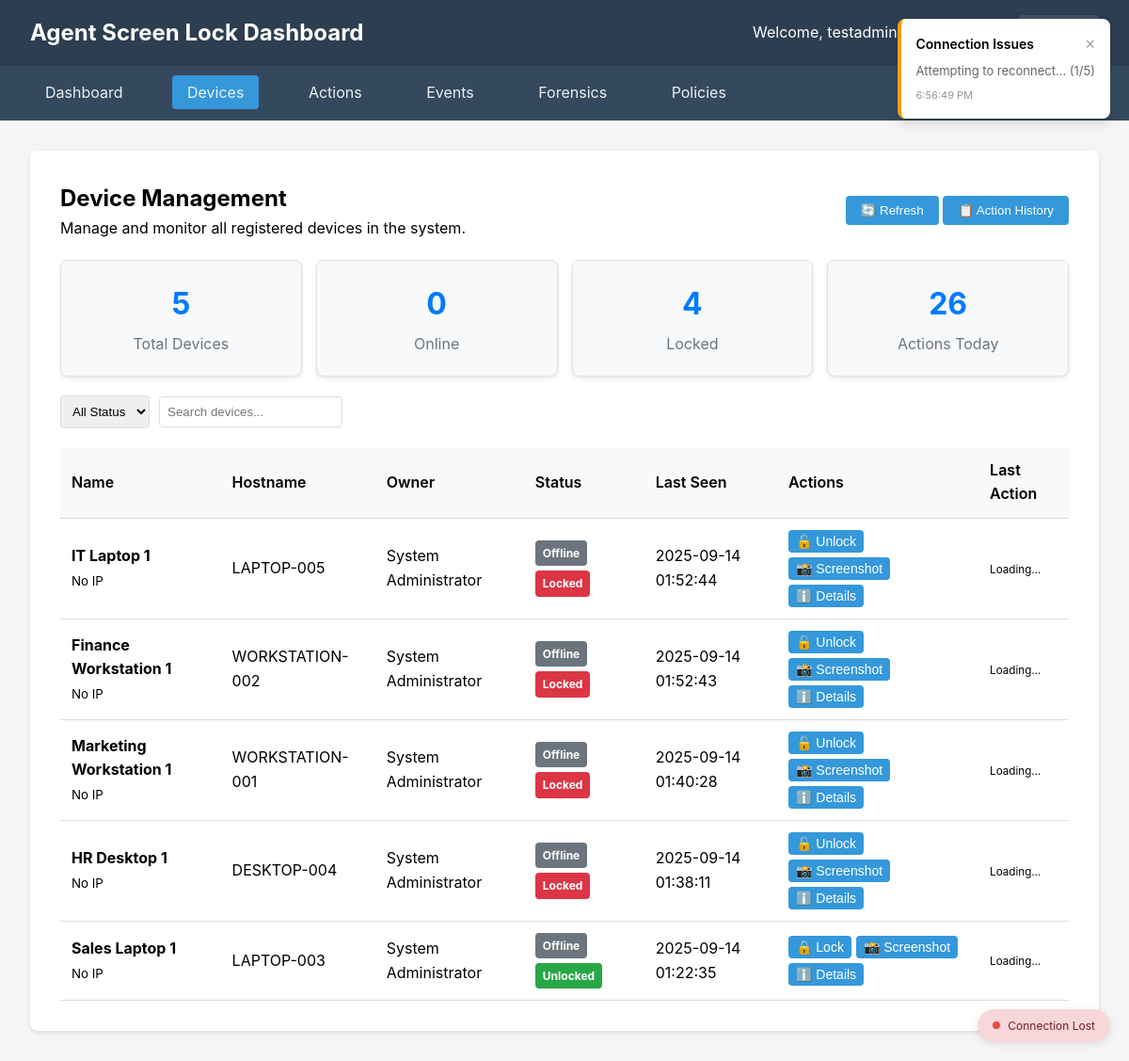
/devices/ (signed in), run on the app's committed database.
### authentication/models.py (models this page shows, shortened)
class User(AbstractUser):
    ROLE_CHOICES = [
        ('superadmin', _('Super Administrator')),
        ('security', _('Security Officer')),
        ('it_admin', _('IT Administrator')),
        ('auditor', _('Auditor')),
        ('unlock_user', _('Unlock User')),  # For agent unlock functionality
    ]
    role = models.CharField(
        max_length=20,
        choices=ROLE_CHOICES,
        default='unlock_user',
        help_text=_('User role for access control')
    )
    full_name = models.CharField(
        max_length=255,
        blank=True,
        help_text=_('Full name of the user')
    )
    phone_number = models.CharField(
        max_length=20,
        blank=True,
        help_text=_('Phone number for contact')
    )
    is_agent_user = models.BooleanField(
        default=False,
        help_text=_('Whether this user can be used for agent unlock')
    )
    created_at = models.DateTimeField(auto_now_add=True)
    updated_at = models.DateTimeField(auto_now=True)
    last_activity = models.DateTimeField(null=True, blank=True)
    class Meta:
        db_table = 'users'
        verbose_name = _('User')
        verbose_name_plural = _('Users')

### devices/models.py (models this page shows, shortened)
class Device(models.Model):
    STATUS_CHOICES = [
        ('online', _('Online')),
        ('offline', _('Offline')),
        ('locked', _('Locked')),
        ('unlocked', _('Unlocked')),
        ('error', _('Error')),
    ]
    device_id = models.UUIDField(
        default=uuid.uuid4,
        unique=True,
        editable=False,
        help_text=_('Unique device identifier')
    )
    name = models.CharField(
        max_length=255,
        help_text=_('Device/PC name')
    )
    hostname = models.CharField(
        max_length=255,
        help_text=_('System hostname')
    )
    owner_user = models.ForeignKey(
        User,
        on_delete=models.SET_NULL,
        null=True,
        blank=True,
        related_name='owned_devices',
        help_text=_('Device owner/user')
    )
    ip_address = models.GenericIPAddressField(
        null=True,
        blank=True,
        help_text=_('Current IP address')
    )
    mac_address = models.CharField(
        max_length=17,
        blank=True,
        help_text=_('MAC address')
    )
    os_version = models.CharField(
        max_length=255,
        help_text=_('Operating system version')
    )
    agent_version = models.CharField(
        max_length=50,
        blank=True,
        help_text=_('Agent software version')
    )
    status = models.CharField(
        max_length=20,
        choices=STATUS_CHOICES,
        default='offline',
        help_text=_('Current device status')
    )
    is_locked = models.BooleanField(
        default=False,
        help_text=_('Whether the device is currently locked')
    )
    last_seen = models.DateTimeField(
        null=True,
        blank=True,
        help_text=_('Last heartbeat received')
    )
    registered_at = models.DateTimeField(
        auto_now_add=True,
        help_text=_('Device registration time')
    )
    last_lock_time = models.DateTimeField(
        null=True,
        blank=True,
        help_text=_('Last time device was locked')
    )
    last_unlock_time = models.DateTimeField(
        null=True,
        blank=True,
        help_text=_('Last time device was unlocked')
    )
    hardware_info = models.JSONField(
        default=dict,
        blank=True,
        help_text=_('Hardware information (CPU, RAM, etc.)')
    )
    location = models.CharField(
        max_length=255,
        blank=True,
        help_text=_('Physical location of device')
    )
    department = models.CharField(
        max_length=100,
        blank=True,
        help_text=_('Department or division')
    )
    is_active = models.BooleanField(
        default=True,
        help_text=_('Whether device is active')
    )
    class Meta:
        db_table = 'devices'
        verbose_name = _('Device')
        verbose_name_plural = _('Devices')
        ordering = ['-last_seen', 'name']
    @property
    def is_online(self):
        if not self.last_seen:
            return False
        from django.utils import timezone
        from datetime import timedelta
        return timezone.now() - self.last_seen < timedelta(minutes=5)

### dashboard/views.py (the view)
# urls.py: path('devices/', views.devices_dashboard, name='devices'),
@login_required
def devices_dashboard(request):
    from datetime import timedelta
    from django.utils import timezone
    from devices.models import DeviceAction
    devices = Device.objects.all().order_by('-last_seen')
    online_cutoff = timezone.now() - timedelta(minutes=5)
    online_count = devices.filter(last_seen__gte=online_cutoff).count()
    locked_count = devices.filter(is_locked=True).count()
    today = timezone.now().date()
    actions_today = DeviceAction.objects.filter(
        created_at__date=today
    ).count()
    context = {
        'devices': devices,
        'online_count': online_count,
        'locked_count': locked_count,
        'actions_today': actions_today,
        'page_title': 'Device Management',
    }
    return render(request, 'dashboard/devices.html', context)

### dashboard/templates/dashboard/devices.html (shortened to what this page needs)
{% extends 'dashboard/base.html' %}
{% block content %}
<div class="content-card">
    <div style="display: flex; justify-content: space-between; align-items: center; margin-bottom: 20px;">
        <div>
            <h2>Device Management</h2>
            <p>Manage and monitor all registered devices in the system.</p>
        </div>
        <div>
            <button class="btn btn-primary" onclick="refreshDevices()" id="refreshBtn">
                🔄 Refresh
            </button>
            <button class="btn btn-secondary" onclick="toggleActionHistory()">
                📋 Action History
            </button>
        </div>
    </div>
    <div class="stats-grid" style="margin-bottom: 20px;">
        <div class="stat-card">
            <h3 id="totalDevices">{{ devices.count }}</h3>
            <p>Total Devices</p>
        </div>
        <div class="stat-card">
            <h3 id="onlineDevices">{{ online_count }}</h3>
            <p>Online</p>
        </div>
        <div class="stat-card">
            <h3 id="lockedDevices">{{ locked_count }}</h3>
            <p>Locked</p>
        </div>
        <div class="stat-card">
            <h3 id="actionsToday">{{ actions_today }}</h3>
            <p>Actions Today</p>
        </div>
    </div>
    <div class="filter-bar" style="margin-bottom: 20px;">
        <select id="statusFilter" onchange="filterDevices()">
            <option value="">All Status</option>
        </select>
        <input type="text" id="searchInput" placeholder="Search devices..." onkeyup="filterDevices()">
    </div>
    <table class="table" id="devicesTable">
        <thead>
            <tr>
                <th>Name</th>
                <th>Hostname</th>
                <th>Owner</th>
                <th>Status</th>
                <th>Last Seen</th>
                <th>Actions</th>
                <th>Last Action</th>
            </tr>
        </thead>
        <tbody>
            {% for device in devices %}
            <tr data-device-id="{{ device.device_id }}" class="device-row">
                <td>
                    <strong>{{ device.name }}</strong>
                    <br><small>{{ device.ip_address|default:"No IP" }}</small>
                </td>
                <td>{{ device.hostname }}</td>
                <td>
                    {% if device.owner_user %}
                    {{ device.owner_user.full_name|default:device.owner_user.username }}
                    {% else %}
                    Unassigned
                    {% endif %}
                </td>
                <td>
                    <div class="status-badges">
                        {% if device.is_online %}
                        <span class="badge online">Online</span>
                        {% else %}
                        <span class="badge offline">Offline</span>
                        {% endif %}
                        {% if device.is_locked %}
                        <span class="badge locked">Locked</span>
                        {% else %}
                        <span class="badge unlocked">Unlocked</span>
                        {% endif %}
                    </div>
                </td>
                <td>{{ device.last_seen|date:"Y-m-d H:i:s"|default:"Never" }}</td>
                <td>
                    <div class="action-buttons">
                        {% if device.is_locked %}
                        <button class="btn btn-success btn-sm"
                            onclick="deviceAction('{{ device.device_id }}', 'unlock')" title="Unlock Device">
                            🔓 Unlock
                        </button>
                        {% else %}
                        <button class="btn btn-warning btn-sm" onclick="deviceAction('{{ device.device_id }}', 'lock')"
                            title="Lock Device">
                            🔒 Lock
                        </button>
                        {% endif %}
                        <button class="btn btn-info btn-sm"
                            onclick="deviceAction('{{ device.device_id }}', 'screenshot')" title="Take Screenshot">
                            📸 Screenshot
                        </button>
                        <button class="btn btn-secondary btn-sm" onclick="showDeviceDetails('{{ device.device_id }}')"
                            title="View Details">
                            ℹ️ Details
                        </button>
                    </div>
                </td>
                <td>
                    <div id="lastAction-{{ device.device_id }}" class="last-action">
                        <small class="text-muted">Loading...</small>
                    </div>
                </td>
            </tr>
            {% empty %}
            <tr>
                <td colspan="7">No devices registered</td>
            </tr>
            {% endfor %}
        </tbody>
    </table>
</div>
{% endblock %}

### dashboard/templates/dashboard/base.html (shortened to what this page needs)
<!DOCTYPE html>
<html lang="en">
<head>
</head>
<body>
    <div class="header">
        <h1>Agent Screen Lock Dashboard</h1>
        <div>
            Welcome, {{ user.full_name|default:user.username }} ({{ user.get_role_display }})
            <a href="{% url 'logout' %}"
                style="margin-left: 1rem; color: #ecf0f1; text-decoration: none; padding: 0.5rem 1rem; background: rgba(255,255,255,0.1); border-radius: 4px;">Logout</a>
        </div>
    </div>
    <nav class="nav">
        <a href="{% url 'dashboard:dashboard' %}" >Dashboard</a>
        <a href="{% url 'dashboard:devices' %}" {% if request.resolver_match.url_name == 'devices' %} class="active"
            {%endif %}>Devices</a>
        <a href="{% url 'dashboard:actions' %}" >Actions</a>
        <a href="{% url 'dashboard:events' %}" {% if request.resolver_match.url_name == 'events' %} class="active" {%endif%}>Events</a>
        <a href="{% url 'dashboard:forensics' %}" >Forensics</a>
        <a href="{% url 'dashboard:policies' %}" >Policies</a>
    </nav>
    <div class="container">
        {% block content %}
        {% endblock %}
    </div>
    <div id="notification-center" class="notification-center"></div>
    <div id="connection-status" class="connection-status connecting">
    </div>
</body>
</html>

### dashboard/templates/dashboard/base.html (style rules this page uses)
* { margin: 0; padding: 0; box-sizing: border-box; }
body { font-family: -apple-system, BlinkMacSystemFont, 'Segoe UI', Roboto, sans-serif; background: #f5f5f5; line-height: 1.6; }
.header { background: #2c3e50; color: white; padding: 1rem 2rem; display: flex; justify-content: space-between; align-items: center; }
.header h1 { font-size: 1.5rem; }
.nav { background: #34495e; padding: 1rem 2rem; }
.nav a { color: #ecf0f1; text-decoration: none; margin-right: 2rem; padding: 0.5rem 1rem; border-radius: 4px; transition: background 0.3s; }
.nav a:hover, .nav a.active { background: #3498db; }
.container { max-width: 1200px; margin: 2rem auto; padding: 0 2rem; }
.stats-grid { display: grid; grid-template-columns: repeat(auto-fit, minmax(250px, 1fr)); gap: 1rem; margin-bottom: 2rem; }
.stat-card { background: white; padding: 1.5rem; border-radius: 8px; box-shadow: 0 2px 4px rgba(0, 0, 0, 0.1); border-left: 4px solid #3498db; }
.stat-card h3 { color: #2c3e50; margin-bottom: 0.5rem; }
.content-card { background: white; padding: 2rem; border-radius: 8px; box-shadow: 0 2px 4px rgba(0, 0, 0, 0.1); margin-bottom: 2rem; }
.table { width: 100%; border-collapse: collapse; margin-top: 1rem; }
.table th, .table td { padding: 0.75rem; text-align: left; border-bottom: 1px solid #ddd; }
.table th { background: #f8f9fa; font-weight: 600; }
.badge { padding: 0.25rem 0.5rem; border-radius: 4px; font-size: 0.875rem; font-weight: 500; }
.badge.offline { background: #f8d7da; color: #721c24; }
.badge.locked { background: #fff3cd; color: #856404; }
.btn { background: #3498db; color: white; padding: 0.5rem 1rem; border: none; border-radius: 4px; cursor: pointer; text-decoration: none; display: inline-block; }
.notification-center { position: fixed; top: 20px; right: 20px; z-index: 10000; max-width: 400px; }
.connection-status { position: fixed; bottom: 20px; right: 20px; background: white; padding: 8px 16px; border-radius: 20px; box-shadow: 0 2px 8px rgba(0, 0, 0, 0.1); font-size: 12px; display: flex; align-items: center; gap: 8px; z-index: 9999; }
.connection-status.disconnected { background: #f8d7da; color: #721c24; }

### dashboard/templates/dashboard/devices.html (style rules this page uses)
.stats-grid { display: grid; grid-template-columns: repeat(auto-fit, minmax(200px, 1fr)); gap: 15px; }
.stat-card { background: #f8f9fa; padding: 20px; border-radius: 8px; text-align: center; border: 1px solid #dee2e6; }
.stat-card h3 { margin: 0 0 5px 0; font-size: 2em; color: #007bff; }
.stat-card p { margin: 0; color: #6c757d; }
.filter-bar { display: flex; gap: 10px; align-items: center; }
.filter-bar select, .filter-bar input { padding: 8px; border: 1px solid #ddd; border-radius: 4px; }
.action-buttons { display: flex; gap: 5px; flex-wrap: wrap; }
.btn-sm { padding: 4px 8px; font-size: 0.875em; }
.status-badges { display: flex; gap: 5px; flex-wrap: wrap; }
.badge { padding: 4px 8px; border-radius: 4px; font-size: 0.75em; font-weight: bold; }
.badge.offline { background: #6c757d; color: white; }
.badge.locked { background: #dc3545; color: white; }
.badge.unlocked { background: #28a745; color: white; }
.last-action { font-size: 0.875em; }

### data on the page
User: full_name "testadmin"
Device: name "IT Laptop 1", ip_address "No IP", hostname "LAPTOP-005", owner_user.full_name "System Administrator", shows "Offline", is_locked "Locked", last_seen "2025-09-14 01:52:44"
Device: name "Finance Workstation 1", ip_address "No IP", hostname "WORKSTATION-002", owner_user.full_name "System Administrator", shows "Offline", is_locked "Locked", last_seen "2025-09-14 01:52:43"
Device: name "Marketing Workstation 1", ip_address "No IP", hostname "WORKSTATION-001", owner_user.full_name "System Administrator", shows "Offline", is_locked "Locked", last_seen "2025-09-14 01:40:28"
Device: name "HR Desktop 1", ip_address "No IP", hostname "DESKTOP-004", owner_user.full_name "System Administrator", shows "Offline", is_locked "Locked", last_seen "2025-09-14 01:38:11"
Device: name "Sales Laptop 1", ip_address "No IP", hostname "LAPTOP-003", owner_user.full_name "System Administrator", shows "Offline", is_locked "Unlocked", last_seen "2025-09-14 01:22:35"

### other printed values
{{ devices.count }} "5"
{{ online_count }} "0"
{{ locked_count }} "4"
{{ actions_today }} "26"
